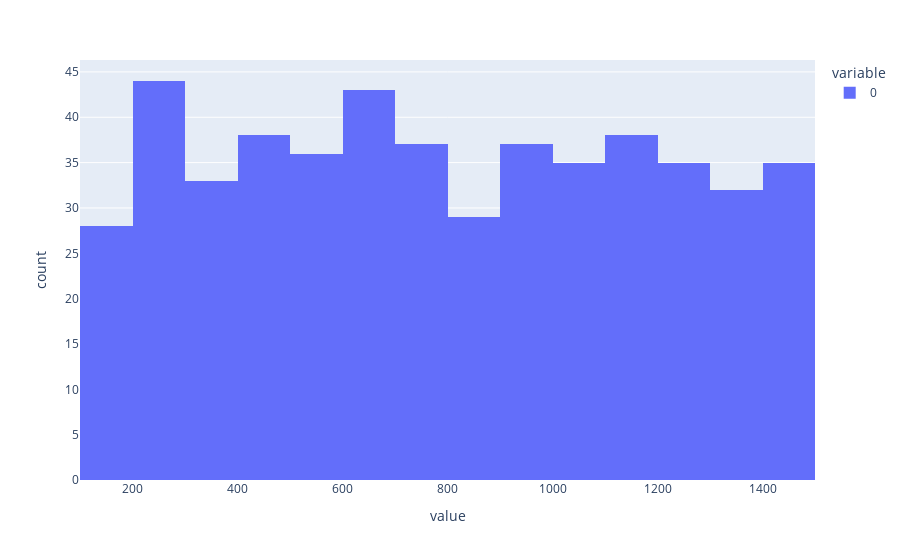

Notebook code for this chart:
### Code cell
import plotly.express as px

fig = px.histogram(data)
fig.show()

### Figure 1 — Plotly figure (JSON) as saved in the notebook; plotly's stock layout.template omitted (floating-point values rounded to 4 significant figures; data arrays with more than 128 entries replaced by an {"elided": "..."} marker saying what was removed)
{"data": [{"alignmentgroup": "True", "bingroup": "x", "hovertemplate": "variable=0<br>value=%{x}<br>count=%{y}<extra></extra>", "legendgroup": "0", "marker": {"color": "#636efa"}, "name": "0", "offsetgroup": "0", "orientation": "v", "showlegend": true, "type": "histogram", "x": {"elided": "500 int values"}, "xaxis": "x", "yaxis": "y"}], "layout": {"barmode": "relative", "legend": {"title": {"text": "variable"}, "tracegroupgap": 0}, "margin": {"t": 60}, "xaxis": {"anchor": "y", "domain": [0, 1], "title": {"text": "value"}}, "yaxis": {"anchor": "x", "domain": [0, 1], "title": {"text": "count"}}}}
